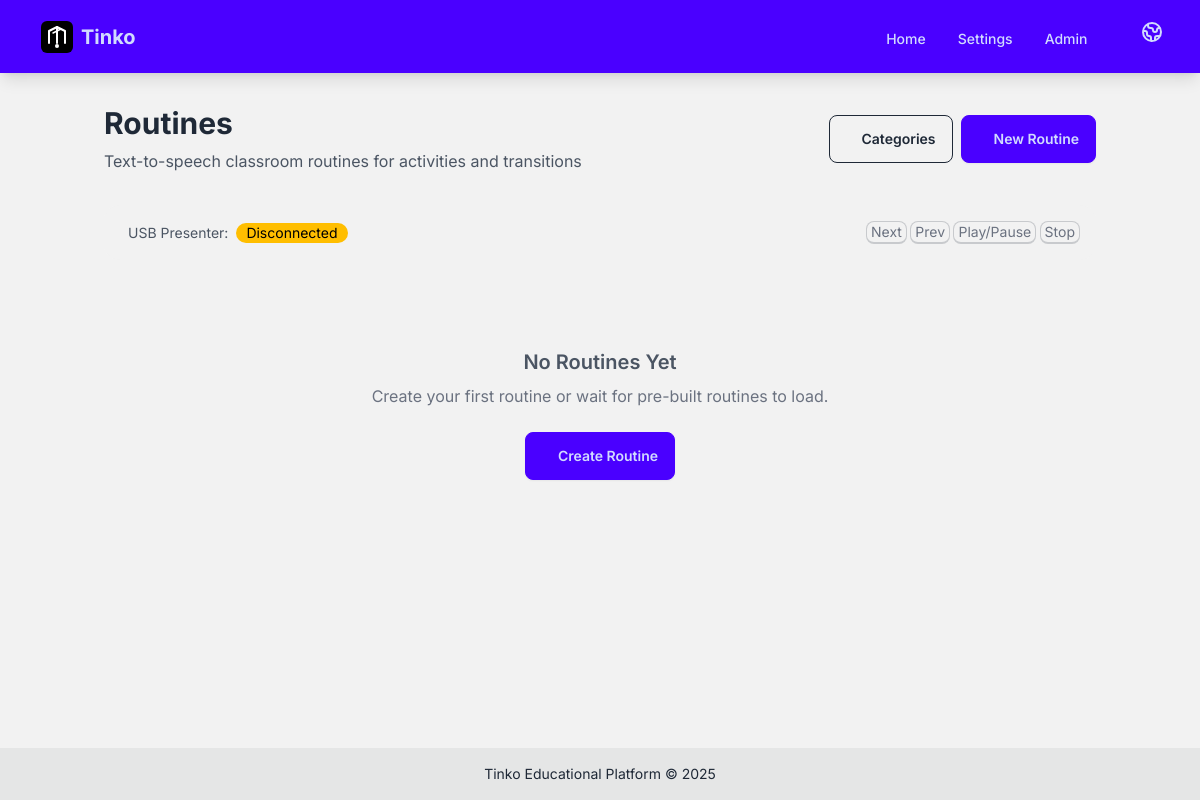
Before: /plugins/edupi/routines/ with the older database file.
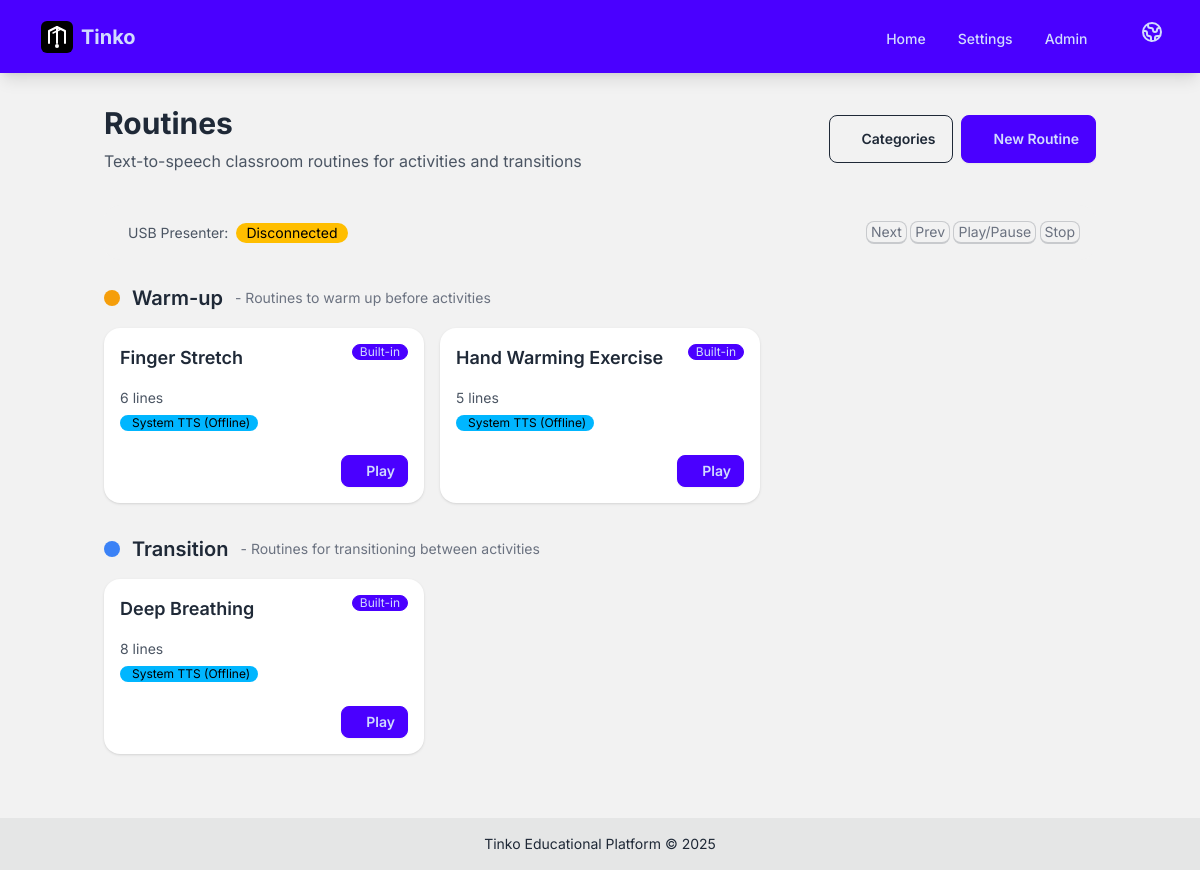
After: the same page with the newer database file.
### plugins/edupi/routines/models.py (models this page shows, shortened)
class RoutineCategory(models.Model):
    class CategoryType(models.TextChoices):
        WARM_UP = "warm_up", _("Warm-up")
        TRANSITION = "transition", _("Transition")
        COOLDOWN = "cooldown", _("Cooldown")
        CUSTOM = "custom", _("Custom")
    category_type = models.CharField(
        max_length=20,
        choices=CategoryType.choices,
        default=CategoryType.CUSTOM,
        unique=True,
        help_text=_("Type of routine category"),
    )
    name = models.CharField(
        max_length=100,
        help_text=_("Display name for this category"),
    )
    description = models.TextField(
        blank=True,
        help_text=_("Description of this category"),
    )
    display_color = models.CharField(
        max_length=7,
        default="#3B82F6",
        help_text=_("Hex color for this category"),
    )
    order = models.PositiveIntegerField(
        default=0,
        help_text=_("Display order (lower numbers first)"),
    )
    is_active = models.BooleanField(
        default=True,
        help_text=_("Whether this category is active"),
    )
    created_at = models.DateTimeField(auto_now_add=True)
    updated_at = models.DateTimeField(auto_now=True)
    class Meta:
        app_label = "edupi_routines"
        verbose_name = _("Routine Category")
        verbose_name_plural = _("Routine Categories")
        ordering = ["order", "name"]

class Routine(models.Model):
    class TTSEngine(models.TextChoices):
        PYTTSX3 = "pyttsx3", _("System TTS (Offline)")
        EDGE_TTS = "edge_tts", _("Edge TTS (High Quality)")
        GTTS = "gtts", _("Google TTS (Online)")
        NONE = "none", _("Use Uploaded Audio")
    title = models.CharField(
        max_length=200,
        help_text=_("Title of the routine"),
    )
    content = models.TextField(
        help_text=_("Routine text content (one line per instruction)"),
    )
    category = models.ForeignKey(
        RoutineCategory,
        on_delete=models.SET_NULL,
        null=True,
        blank=True,
        related_name="routines",
        help_text=_("Category this routine belongs to"),
    )
    audio_file = models.FileField(
        upload_to=routine_audio_path,
        blank=True,
        null=True,
        help_text=_("Upload MP3/WAV file (optional, overrides TTS)"),
    )
    tts_engine = models.CharField(
        max_length=20,
        choices=TTSEngine.choices,
        default=TTSEngine.PYTTSX3,
        help_text=_("Text-to-speech engine to use"),
    )
    tts_speed = models.FloatField(
        default=1.0,
        help_text=_("TTS speed multiplier (0.5 = slow, 2.0 = fast)"),
    )
    tts_voice = models.CharField(
        max_length=100,
        blank=True,
        help_text=_("Voice name (engine-specific)"),
    )
    tts_language = models.CharField(
        max_length=10,
        default="en",
        help_text=_("Language code (e.g., 'en', 'ro', 'es')"),
    )
    is_pre_built = models.BooleanField(
        default=False,
        help_text=_("Whether this is a built-in routine"),
    )
    is_active = models.BooleanField(
        default=True,
        help_text=_("Whether this routine is active"),
    )
    created_at = models.DateTimeField(auto_now_add=True)
    updated_at = models.DateTimeField(auto_now=True)
    class Meta:
        app_label = "edupi_routines"
        verbose_name = _("Routine")
        verbose_name_plural = _("Routines")
        ordering = ["-is_pre_built", "category__order", "title"]
    def get_lines(self):
        if not self.content:
            return []
        return [line.strip() for line in self.content.split("\n") if line.strip()]
    def get_line_count(self):
        return len(self.get_lines())
    def has_custom_audio(self):
        return bool(self.audio_file) and os.path.exists(self.audio_file.path)

### plugins/edupi/routines/views.py (the view)
# urls.py: path("", views.RoutinesDashboardView.as_view(), name="dashboard"),
class RoutinesDashboardView(View):
    def get(self, request):
        categories = RoutineCategory.objects.filter(is_active=True).order_by("order")
        routines_by_category = {}
        for category in categories:
            routines = Routine.objects.filter(
                category=category, is_active=True
            ).order_by("title")
            if routines.exists():
                routines_by_category[category] = routines
        uncategorized = Routine.objects.filter(
            category=None, is_active=True, is_pre_built=False
        ).order_by("title")
        active_session = routine_player.get_session()
        context = {
            "title": _("Routines"),
            "categories": categories,
            "routines_by_category": routines_by_category,
            "uncategorized": uncategorized,
            "active_session": active_session,
            "is_playing": routine_player.is_playing(),
            "is_paused": routine_player.is_paused(),
        }
        return render(request, "routines/dashboard.html", context)

### plugins/edupi/routines/services/routine_player.py (called while the page is built)
    def is_playing(self) -> bool:
        return (
            self._is_ready
            and self._current_session
            and self._current_session.is_playing()
        )

    def is_paused(self) -> bool:
        return (
            self._is_ready
            and self._current_session
            and self._current_session.is_paused()
        )

    def get_session(self):
        return self._current_session

### plugins/edupi/routines/templates/routines/dashboard.html (shortened to what this page needs)
{% extends "base.html" %}
{% load i18n %}
{% block content %}
<div class="container mx-auto px-4 py-8">
    <div class="flex justify-between items-center mb-8">
        <div>
            <h1 class="text-3xl font-bold">{% trans "Routines" %}</h1>
            <p class="text-gray-600 mt-2">
                {% trans "Text-to-speech classroom routines for activities and transitions" %}
            </p>
        </div>
        <div class="flex gap-2">
            <a href="{% url 'routines:category_list' %}" class="btn btn-outline">
                {% trans "Categories" %}
            </a>
            <a href="{% url 'routines:routine_create' %}" class="btn btn-primary">
                {% trans "New Routine" %}
            </a>
        </div>
    </div>
    <div class="card bg-base-200 mb-6">
        <div class="card-body p-4">
            <div class="flex justify-between items-center">
                <div class="flex items-center gap-2">
                    <span class="text-sm text-gray-600">{% trans "USB Presenter:" %}</span>
                    <span id="presenter-status" class="badge badge-ghost">
                    </span>
                </div>
                <div class="text-xs text-gray-500">
                    <span class="kbd kbd-sm">{% trans "Next" %}</span>
                    <span class="kbd kbd-sm">{% trans "Prev" %}</span>
                    <span class="kbd kbd-sm">{% trans "Play/Pause" %}</span>
                    <span class="kbd kbd-sm">{% trans "Stop" %}</span>
                </div>
            </div>
        </div>
    </div>
    {% if routines_by_category %}
        {% for category, routines in routines_by_category.items %}
        <div class="mb-8">
            <div class="flex items-center gap-3 mb-4">
                <div class="w-4 h-4 rounded-full" style="background-color: {{ category.display_color }};"></div>
                <h2 class="text-xl font-semibold">{{ category.name }}</h2>
                {% if category.description %}
                <span class="text-sm text-gray-500">- {{ category.description }}</span>
                {% endif %}
            </div>
            <div class="grid grid-cols-1 md:grid-cols-2 lg:grid-cols-3 gap-4">
                {% for routine in routines %}
                <div class="card bg-base-100 shadow hover:shadow-lg transition-shadow">
                    <div class="card-body p-4">
                        <div class="flex justify-between items-start">
                            <h3 class="card-title text-lg">{{ routine.title }}</h3>
                            {% if routine.is_pre_built %}
                            <span class="badge badge-sm badge-primary">{% trans "Built-in" %}</span>
                            {% endif %}
                        </div>
                        <div class="text-sm text-gray-600 mt-2">
                            <p>{{ routine.get_line_count }} {% trans "lines" %}</p>
                            {% if routine.has_custom_audio %}
                            <span class="badge badge-sm badge-success mt-1">
                                <i class="fas fa-music mr-1"></i>{% trans "Audio file" %}
                            </span>
                            {% else %}
                            <span class="badge badge-sm badge-info mt-1">
                                {{ routine.get_tts_engine_display }}
                            </span>
                            {% endif %}
                        </div>
                        <div class="card-actions justify-end mt-4">
                            <a href="{% url 'routines:routine_player' routine.id %}" class="btn btn-primary btn-sm">
                                {% trans "Play" %}
                            </a>
                        </div>
                    </div>
                </div>
                {% endfor %}
            </div>
        </div>
        {% endfor %}
    {% else %}
        <div class="text-center py-12">
            <h3 class="text-xl font-semibold text-gray-600 mb-2">
                {% trans "No Routines Yet" %}
            </h3>
            <p class="text-gray-500 mb-6">
                {% trans "Create your first routine or wait for pre-built routines to load." %}
            </p>
            <a href="{% url 'routines:routine_create' %}" class="btn btn-primary">
                {% trans "Create Routine" %}
            </a>
        </div>
    {% endif %}
</div>
{% endblock %}

### templates/base.html (shortened to what this page needs)
{% load i18n %}{% load static %}
<!DOCTYPE html>
<html lang="{{ LANGUAGE_CODE }}" data-theme="light">
<head>
    <script src="https://cdn.tailwindcss.com"></script>
    <link href="https://cdn.jsdelivr.net/npm/daisyui@4.10.1/dist/full.min.css" rel="stylesheet" type="text/css" />
</head>
<body class="bg-base-200 min-h-screen flex flex-col">
    <div class="navbar bg-primary text-primary-content shadow-lg">
        <div class="container mx-auto px-4 max-w-7xl">
            <div class="flex-1">
                <a href="{% url 'home' %}" class="btn btn-ghost text-xl font-bold gap-2">
                    <img src="{% static 'images/logo.svg' %}" alt="Tinko" class="h-8 w-8" style="color: currentColor;">
                    Tinko
                </a>
            </div>
            <div class="flex-none">
                <ul class="menu menu-horizontal px-1">
                    <li><a href="{% url 'home' %}" class="font-medium">{% trans "Home" %}</a></li>
                    <li><a href="{% url 'settings' %}" class="font-medium">{% trans "Settings" %}</a></li>
                    <li><a href="/admin/" class="font-medium">{% trans "Admin" %}</a></li>
                </ul>
                <div class="dropdown dropdown-end ml-4">
                    <label tabindex="0" class="btn btn-ghost btn-circle">
                    </label>
                </div>
            </div>
        </div>
    </div>
    <div class="flex-grow">
        {% block content %}{% endblock %}
    </div>
    <footer class="footer footer-center p-4 bg-base-300 text-base-content">
        <div>
            <p>{% trans "Tinko Educational Platform" %} © 2025</p>
        </div>
    </footer>
</body>
</html>

### templates/base.html (style rules this page uses)
body { font-family: 'Inter', sans-serif; }

Changed rows visible on the page:
added RoutineCategory: name "Warm-up", description "Routines to warm up before activities"
added Routine: title "Finger Stretch", get_line_count "6", tts_engine "System TTS (Offline)", shown under "Warm-up"
added Routine: title "Hand Warming Exercise", get_line_count "5", tts_engine "System TTS (Offline)", shown under "Warm-up"
added RoutineCategory: name "Transition", description "Routines for transitioning between activities"
added Routine: title "Deep Breathing", get_line_count "8", tts_engine "System TTS (Offline)", shown under "Transition"
Other visible differences:
text no longer shown: "No Routines Yet Create your first routine or wait for pre-built routines to load. Create Routine"
